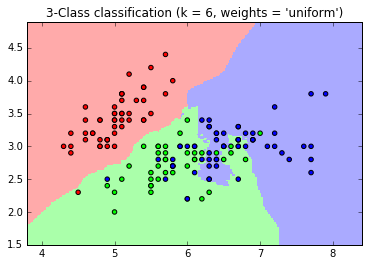

The Python source for this figure:
""" Part 1 """
# Load data
import numpy as np
from sklearn import datasets
iris = datasets.load_iris()
iris_X = iris.data
iris_y = iris.target

print(iris.feature_names)
print(iris.target_names)
print(np.unique(iris_y))



# Visualize data
import matplotlib.pyplot as plt
from mpl_toolkits.mplot3d import Axes3D
X = iris.data[:, :2]  # we only take the first two features.
y = iris.target
x_min, x_max = X[:, 0].min() - .5, X[:, 0].max() + .5
y_min, y_max = X[:, 1].min() - .5, X[:, 1].max() + .5



# Plot the training points
plt.figure(2, figsize=(8, 6))
plt.clf()
plt.scatter(X[:, 0], X[:, 1], c=y, cmap=plt.cm.Set1, edgecolor='k')
plt.xlabel('Sepal length')
plt.ylabel('Sepal width')
plt.xlim(x_min, x_max)
plt.ylim(y_min, y_max)
plt.xticks(())
plt.yticks(())
plt.show()



# Plot the distribution in boxplot
plt.boxplot(iris.data)
plt.xlabel('Features')
plt.ylabel('Cm')
plt.show()


# KNN Classification
# shuffle the data
np.random.seed(0)
indices = np.random.permutation(len(iris_X))
# Split iris data in train and test data
# A random permutation, to split the data randomly
iris_X_train = iris_X[indices[:-10]]
iris_y_train = iris_y[indices[:-10]]
iris_X_test  = iris_X[indices[-10:]]
iris_y_test  = iris_y[indices[-10:]]

# Create and fit a nearest-neighbor classifier
from sklearn.neighbors import KNeighborsClassifier
knn = KNeighborsClassifier()
knn.fit(iris_X_train, iris_y_train) 

# Do prediction on the test data
knn.predict(iris_X_test)
print iris_y_test



# KNN Visualization.
n_neighbors = 6
h = .02  # step size in the mesh

# Create color maps
from matplotlib.colors import ListedColormap
cmap_light = ListedColormap(['#FFAAAA', '#AAFFAA', '#AAAAFF'])
cmap_bold = ListedColormap(['#FF0000', '#00FF00', '#0000FF'])

for weights in ['uniform', 'distance']:
    # we create an instance of Neighbours Classifier and fit the data.
    knn = KNeighborsClassifier(n_neighbors, weights=weights)
    knn.fit(X, y)

    # Plot the decision boundary. For that, we will assign a color to each
    # point in the mesh [x_min, x_max]x[y_min, y_max].
    xx, yy = np.meshgrid(np.arange(x_min, x_max, h),
                         np.arange(y_min, y_max, h))
    Z = knn.predict(np.c_[xx.ravel(), yy.ravel()])

    # Put the result into a color plot
    Z = Z.reshape(xx.shape)
    plt.figure()
    plt.pcolormesh(xx, yy, Z, cmap=cmap_light)

    # Plot also the training points
    plt.scatter(X[:, 0], X[:, 1], c=y, cmap=cmap_bold,
                edgecolor='k', s=20)
    plt.xlim(xx.min(), xx.max())
    plt.ylim(yy.min(), yy.max())
    plt.title("3-Class classification (k = %i, weights = '%s')"
              % (n_neighbors, weights))

plt.show()
